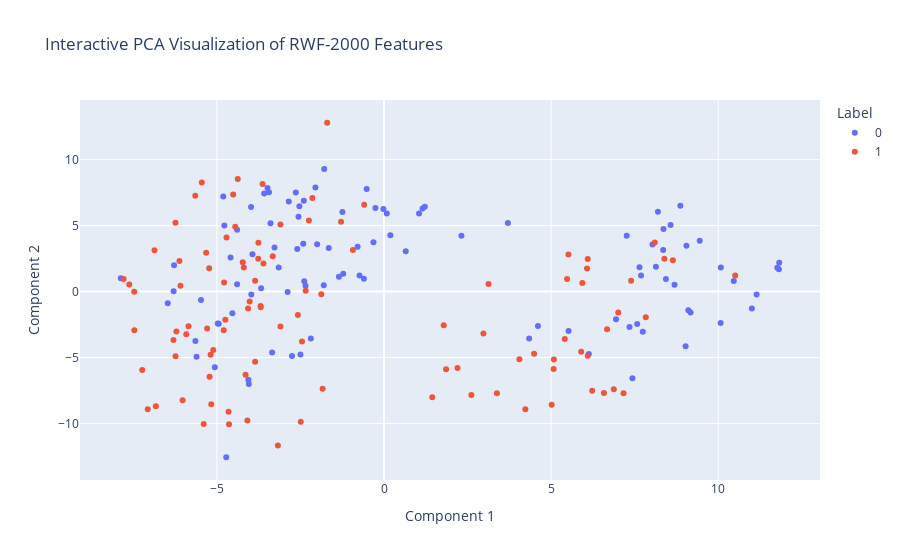

The notebook cell this image was saved under:
### Code cell
# Train dir with PCA
viz_dim_red(train_path, method='PCA', save_fig=True, filename='train_PCA')

### Figure 1 — Plotly figure (JSON) as saved in the notebook; plotly's stock layout.template omitted (floating-point values rounded to 4 significant figures)
{"data": [{"hovertemplate": "<b>%{hovertext}</b><br><br>color=0<br>x=%{x}<br>y=%{y}<extra></extra>", "hovertext": ["Fight_1.npy", "Fight_10.npy", "Fight_100.npy", "Fight_101.npy", "Fight_102.npy", "Fight_103.npy", "Fight_104.npy", "Fight_105.npy", "Fight_106.npy", "Fight_107.npy", "Fight_108.npy", "Fight_109.npy", "Fight_11.npy", "Fight_110.npy", "Fight_111.npy", "Fight_112.npy", "Fight_113.npy", "Fight_114.npy", "Fight_115.npy", "Fight_116.npy", "Fight_117.npy", "Fight_118.npy", "Fight_119.npy", "Fight_12.npy", "Fight_120.npy", "Fight_121.npy", "Fight_122.npy", "Fight_123.npy", "Fight_124.npy", "Fight_125.npy", "Fight_126.npy", "Fight_127.npy", "Fight_128.npy", "Fight_129.npy", "Fight_13.npy", "Fight_130.npy", "Fight_131.npy", "Fight_132.npy", "Fight_133.npy", "Fight_134.npy", "Fight_135.npy", "Fight_136.npy", "Fight_137.npy", "Fight_138.npy", "Fight_139.npy", "Fight_14.npy", "Fight_140.npy", "Fight_141.npy", "Fight_142.npy", "Fight_143.npy", "Fight_144.npy", "Fight_145.npy", "Fight_146.npy", "Fight_147.npy", "Fight_148.npy", "Fight_149.npy", "Fight_15.npy", "Fight_150.npy", "Fight_151.npy", "Fight_152.npy", "Fight_153.npy", "Fight_154.npy", "Fight_155.npy", "Fight_156.npy", "Fight_157.npy", "Fight_158.npy", "Fight_159.npy", "Fight_16.npy", "Fight_160.npy", "Fight_161.npy", "Fight_162.npy", "Fight_163.npy", "Fight_164.npy", "Fight_165.npy", "Fight_166.npy", "Fight_167.npy", "Fight_168.npy", "Fight_169.npy", "Fight_17.npy", "Fight_170.npy", "Fight_171.npy", "Fight_172.npy", "Fight_173.npy", "Fight_174.npy", "Fight_175.npy", "Fight_176.npy", "Fight_177.npy", "Fight_178.npy", "Fight_179.npy", "Fight_18.npy", "Fight_180.npy", "Fight_181.npy", "Fight_182.npy", "Fight_183.npy", "Fight_184.npy", "Fight_185.npy", "Fight_186.npy", "Fight_187.npy", "Fight_188.npy", "Fight_189.npy"], "legendgroup": "0", "marker": {"color": "#636efa", "symbol": "circle"}, "mode": "markers", "name": "0", "orientation": "v", "showlegend": true, "type": "scatter", "x": [-3.395, 3.705, 0.6493, -0.3166, -1.22, 11.15, 11.81, 10.46, 10.08, -2.532, 11.77, 9.049, 11.82, -1.245, 4.606, 7.432, -4.538, -3.152, -4.81, 9.172, 9.105, 8.692, 10.07, 5.521, -3.586, 8.361, -3.486, -3.347, -2.348, -4.777, 8.352, -2.417, 1.22, 7.261, -3.441, -2.559, 4.343, -2.883, -7.877, -5.477, -6.282, 6.942, -4.944, -6.295, -4.721, -2.851, 9.023, -3.676, -2.639, -2.399, -2.386, -0.6023, -3.277, -4.396, -1.803, -4.059, -2.596, 8.434, -4.974, 7.574, -0.7324, -3.97, 11.01, -2.001, 7.345, -1.349, 0.1894, -1.654, 7.691, 8.135, -3.935, -2.189, 9.446, -3.977, -1.789, 7.644, -0.01749, 0.08335, 2.317, -0.2568, 1.153, 8.866, -0.5193, 8.574, 8.033, 8.195, -0.7899, 1.049, -5.643, -2.053, 7.744, -4.044, 6.128, -5.608, -4.396, -5.062, -2.753, -2.5, -4.591, -6.47], "xaxis": "x", "y": [5.184, 5.188, 3.059, 3.739, 1.356, -0.2267, 1.696, 0.7931, 1.824, 6.464, 1.806, 3.464, 2.186, 6.023, -2.6, -6.574, -1.649, 1.825, 7.205, -1.581, -1.412, 0.5093, -2.373, -2.984, 7.423, 4.747, 7.853, -4.626, 0.4487, 5.0, 3.144, 3.618, 6.428, 4.227, 7.532, 5.662, -3.558, -0.04118, 0.9996, -0.6458, 1.987, -2.105, -2.443, 0.01844, -12.55, 6.815, -4.148, 0.2432, 7.505, 6.876, 0.7893, 0.9772, 3.336, 4.679, 0.4742, -6.676, 3.222, 0.951, -2.415, -2.46, 1.209, -0.227, -1.287, 3.584, -2.692, 1.128, 4.276, 3.293, 1.21, 1.885, 2.823, -3.547, 3.845, 6.4, 9.287, 1.842, 6.265, 5.911, 4.236, 6.328, 6.301, 6.507, 7.777, 5.034, 3.574, 6.056, 3.389, 5.914, -3.742, 7.888, -3.052, -7.007, -4.737, -4.933, 0.548, -5.738, -4.873, -4.773, 2.576, -0.8945], "yaxis": "y"}, {"hovertemplate": "<b>%{hovertext}</b><br><br>color=1<br>x=%{x}<br>y=%{y}<extra></extra>", "hovertext": ["No_Fight_1.npy", "No_Fight_10.npy", "No_Fight_100.npy", "No_Fight_101.npy", "No_Fight_102.npy", "No_Fight_103.npy", "No_Fight_104.npy", "No_Fight_105.npy", "No_Fight_106.npy", "No_Fight_107.npy", "No_Fight_108.npy", "No_Fight_109.npy", "No_Fight_11.npy", "No_Fight_110.npy", "No_Fight_111.npy", "No_Fight_112.npy", "No_Fight_113.npy", "No_Fight_114.npy", "No_Fight_115.npy", "No_Fight_116.npy", "No_Fight_117.npy", "No_Fight_118.npy", "No_Fight_119.npy", "No_Fight_12.npy", "No_Fight_120.npy", "No_Fight_121.npy", "No_Fight_122.npy", "No_Fight_123.npy", "No_Fight_124.npy", "No_Fight_125.npy", "No_Fight_126.npy", "No_Fight_127.npy", "No_Fight_128.npy", "No_Fight_129.npy", "No_Fight_13.npy", "No_Fight_130.npy", "No_Fight_131.npy", "No_Fight_132.npy", "No_Fight_133.npy", "No_Fight_134.npy", "No_Fight_135.npy", "No_Fight_136.npy", "No_Fight_137.npy", "No_Fight_138.npy", "No_Fight_139.npy", "No_Fight_14.npy", "No_Fight_140.npy", "No_Fight_141.npy", "No_Fight_142.npy", "No_Fight_143.npy", "No_Fight_144.npy", "No_Fight_145.npy", "No_Fight_146.npy", "No_Fight_147.npy", "No_Fight_148.npy", "No_Fight_149.npy", "No_Fight_15.npy", "No_Fight_150.npy", "No_Fight_151.npy", "No_Fight_152.npy", "No_Fight_153.npy", "No_Fight_154.npy", "No_Fight_155.npy", "No_Fight_156.npy", "No_Fight_157.npy", "No_Fight_158.npy", "No_Fight_159.npy", "No_Fight_16.npy", "No_Fight_160.npy", "No_Fight_161.npy", "No_Fight_162.npy", "No_Fight_163.npy", "No_Fight_164.npy", "No_Fight_165.npy", "No_Fight_166.npy", "No_Fight_167.npy", "No_Fight_168.npy", "No_Fight_169.npy", "No_Fight_17.npy", "No_Fight_170.npy", "No_Fight_171.npy", "No_Fight_172.npy", "No_Fight_173.npy", "No_Fight_174.npy", "No_Fight_175.npy", "No_Fight_176.npy", "No_Fight_177.npy", "No_Fight_178.npy", "No_Fight_179.npy", "No_Fight_18.npy", "No_Fight_180.npy", "No_Fight_181.npy", "No_Fight_182.npy", "No_Fight_183.npy", "No_Fight_184.npy", "No_Fight_185.npy", "No_Fight_186.npy", "No_Fight_187.npy", "No_Fight_188.npy", "No_Fight_189.npy"], "legendgroup": "1", "marker": {"color": "#EF553B", "symbol": "circle"}, "mode": "markers", "name": "1", "orientation": "v", "showlegend": true, "type": "scatter", "x": [-5.452, -6.299, -1.701, -2.144, 5.476, -3.633, -3.607, -4.195, 1.443, -3.099, -5.849, -2.247, 6.095, -3.856, -6.212, 8.388, 6.673, 6.096, 5.934, 7.007, 5.898, -6.122, -2.454, 7.394, 3.125, 4.05, 2.974, 2.613, 3.379, -5.648, -5.292, 5.518, -0.93, -5.169, -2.491, 5.409, -4.142, 8.101, -4.747, -6.091, 5.075, -4.376, -6.827, 10.51, -5.219, 6.075, -6.025, 4.489, -7.473, -1.876, -4.638, 4.229, -6.236, 6.579, -1.836, -4.451, 6.875, -3.33, -4.796, -3.176, -5.187, -7.47, 5.016, -7.62, -6.239, -4.02, 1.787, -4.513, -4.089, -0.593, 5.084, -2.344, -7.234, 2.198, -5.109, -1.286, -3.763, -3.098, -4.226, 8.642, 7.832, -4.068, -5.231, -5.916, 7.167, -4.712, -3.688, -5.395, -3.758, -3.692, 1.856, -2.577, -6.867, -7.791, -7.069, -3.856, -4.786, 6.228, -4.651, -5.321], "xaxis": "x", "y": [8.259, -3.661, 12.79, 7.086, 0.9517, 8.155, 2.126, 1.819, -8.008, 5.09, -2.633, 5.39, 2.46, 0.8255, -3.026, 2.485, -2.847, -4.864, 0.648, -1.596, -4.556, 2.314, -3.789, 0.8214, 0.5806, -5.119, -3.178, -7.846, -7.708, 7.268, -2.794, 2.807, 3.155, -8.545, -9.872, -3.596, -6.298, 3.726, -2.127, 0.4326, -5.866, 8.523, -8.694, 1.217, -6.446, 1.744, -8.238, -4.703, -0.009505, -0.1989, -10.05, -8.912, -4.907, -7.685, -7.362, 4.915, -7.395, 2.67, -2.938, -11.66, -4.792, -2.928, -8.584, 0.5357, 5.216, -0.7477, -2.548, 7.362, -9.777, 6.587, -5.156, 0.06399, -5.939, -5.789, -4.425, 5.296, 2.484, -2.639, 2.226, 2.376, -1.955, -1.283, 1.77, -3.227, -7.702, 4.101, -1.197, -10.04, 3.693, -1.086, -5.877, -1.767, 3.123, 0.943, -8.925, -5.309, 0.6863, -7.511, -9.113, 2.937], "yaxis": "y"}], "layout": {"hoverlabel": {"bgcolor": "white", "font": {"family": "Rockwell", "size": 16}}, "legend": {"title": {"text": "Label"}, "tracegroupgap": 0}, "title": {"text": "Interactive PCA Visualization of RWF-2000 Features"}, "xaxis": {"anchor": "y", "domain": [0, 1], "title": {"text": "Component 1"}}, "yaxis": {"anchor": "x", "domain": [0, 1], "title": {"text": "Component 2"}}}}
